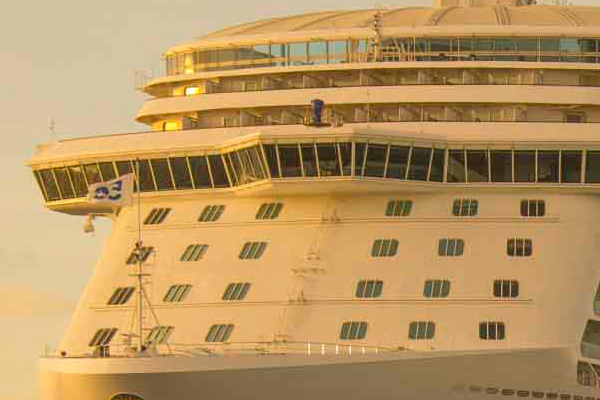
#> input picture Python/BuckysCodeExamples/CruiseShip600x400.jpg, 600 x 400 px
$ python ColorChannelsMerge.py
#> lines starting #> are read from the running program, lines starting #| are printed output that depends on the picture
from PIL import Image

ship = Image.open("CruiseShip600x400.jpg")
#> ship is the input picture: PIL image 600x400 RGB; mean R, G, B 185.7, 149.7, 97
ship.show()

turtle = Image.open("Turtle600x400.jpg")
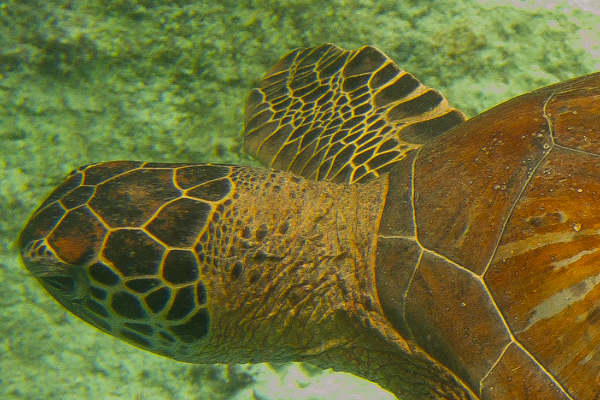
#> input picture Python/BuckysCodeExamples/Turtle600x400.jpg, 600 x 400 px
#> turtle is the input picture: PIL image 600x400 RGB; mean R, G, B 108.2, 109.5, 51.6
turtle.show()

# Split the RGB channel data
r1, g1, b1 = ship.split()
print(r1, g1, b1)
#| <PIL.Image.Image image mode=L size=600x400 at 0x7F4F39056E10> <PIL.Image.Image image mode=L size=600x400 at 0x7F4F39056E50> <PIL.Image.Image image mode=L size=600x400 at 0x7F4F39056C90>
r2, g2, b2 = turtle.split()
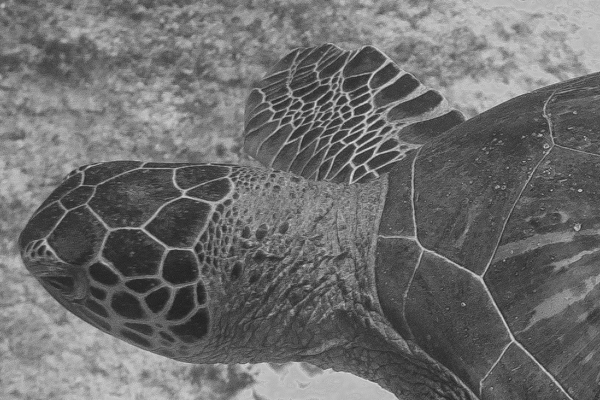
#> g2: PIL image 600x400 L; min 31, max 220, mean 109.5
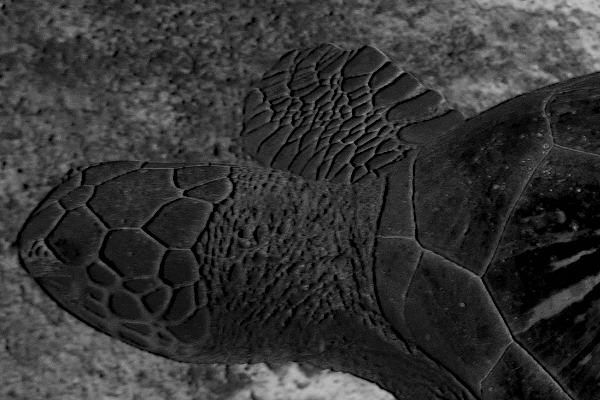
#> b2: PIL image 600x400 L; min 0, max 198, mean 51.6
print(r2, g2, b2)
#| <PIL.Image.Image image mode=L size=600x400 at 0x7F4F39057690> <PIL.Image.Image image mode=L size=600x400 at 0x7F4F390576D0> <PIL.Image.Image image mode=L size=600x400 at 0x7F4F39057610>

scramble_channel_ship = Image.merge('RGB', (g1, b1, r1) )
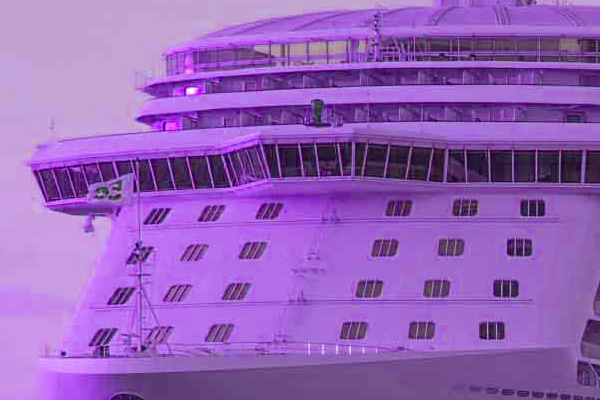
#> scramble_channel_ship: PIL image 600x400 RGB; mean R, G, B 149.7, 97, 185.7
scramble_channel_ship.show()

scramble_channel_turtle = Image.merge('RGB', (g2, b2, r2) )
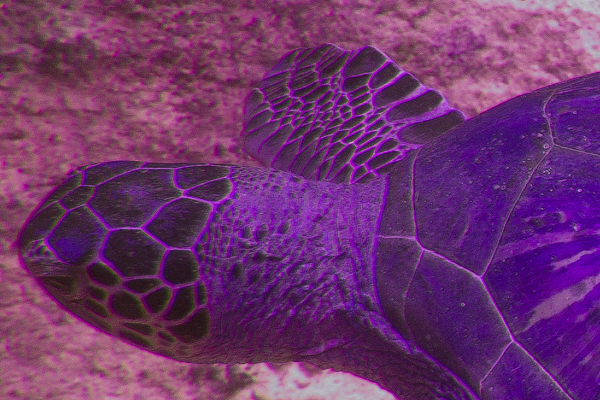
#> scramble_channel_turtle: PIL image 600x400 RGB; mean R, G, B 109.5, 51.6, 108.2
scramble_channel_turtle.show()

scrambled_images1 = Image.merge('RGB', (r2, g1, b2) )
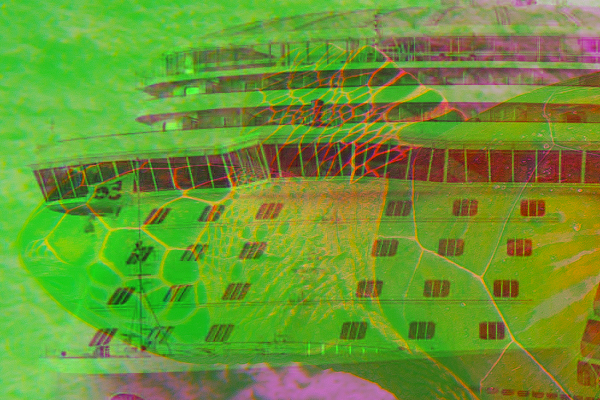
#> scrambled_images1: PIL image 600x400 RGB; mean R, G, B 108.2, 149.7, 51.6
scrambled_images1.show()

scrambled_images2 = Image.merge('RGB', (r1, g2, b1) )
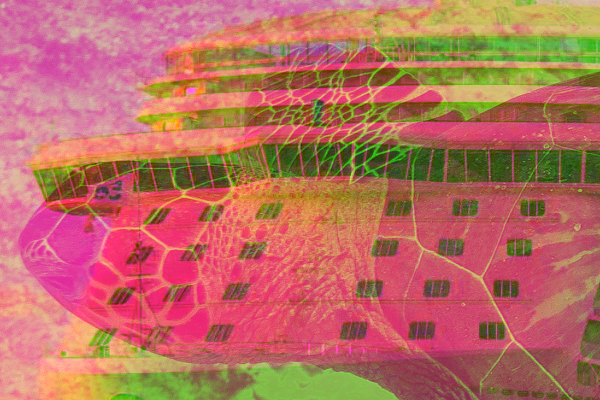
#> scrambled_images2: PIL image 600x400 RGB; mean R, G, B 185.7, 109.5, 97
scrambled_images2.show()
